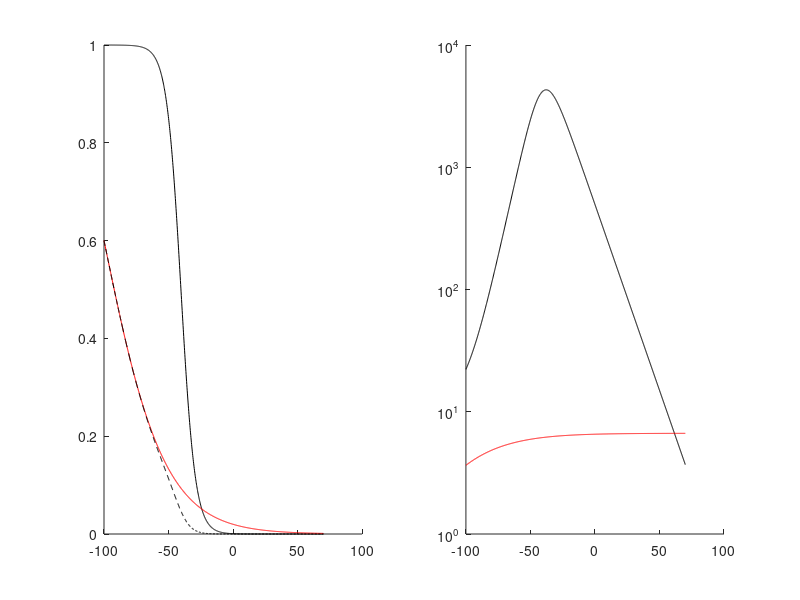

This figure's MATLAB source:


alphaR = @(V) 30/(1 + exp((V+230)/(25)));
alphaN = @(V) 0.09/(1 + exp((V+100)/(9)));
betaR = @(V) .15/(1 + exp(-(V+120)/(20)));
betaN = @(V) 0.00035*exp(0.07*(V+25));
n_inf = @(A,B) A./(A+B);
tau_n = @(A,B) 1./(A+B); 


V = linspace(-100,70,1e3);
tau_N = 0*V;
tau_R = 0*V;
N_inf = 0*V;
R_inf = 0*V;

for i = 1:length(V)
	N_inf(i) = n_inf(alphaN(V(i)),betaN(V(i)));
	R_inf(i) = n_inf(alphaR(V(i)),betaR(V(i)));

	tau_N(i) = tau_n(alphaN(V(i)),betaN(V(i)));
	tau_R(i) = tau_n(alphaR(V(i)),betaR(V(i)));
end

figure, hold on
subplot(1,2,1); hold on
plot(V,N_inf,'k')
plot(V,R_inf,'r')
plot(V,R_inf.*N_inf,'k--')


subplot(1,2,2); hold on
plot(V,tau_N,'k')
plot(V,tau_R,'r')
set(gca,'YScale','log')